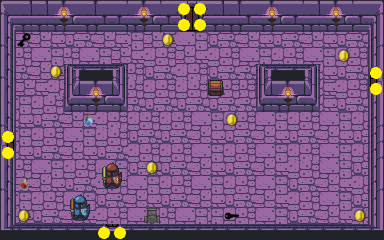

This is a level from a 2D game, rendered from its Tiled map with the project's own tilesets. A one-line summary and the map file follow, with tile-layer data summarised:
An orthogonal 24x15 tile map with 16x16 px tiles, 2 tile layers (GroundLayer, ItemLayer).

<map version="1.0" tiledversion="1.1.5" orientation="orthogonal" renderorder="right-down" width="24" height="15" tilewidth="16" tileheight="16" infinite="0" nextobjectid="1">
 <tileset firstgid="1" source="dungeon_1.tsx" />
 <layer name="GroundLayer" width="24" height="15">
  <data>[360 cells, 360 non-empty, 52 distinct tile ids]</data>
 </layer>
 <layer name="ItemLayer" width="24" height="15">
  <data>[360 cells, 32 non-empty, 17 distinct tile ids]</data>
 </layer>
</map>
